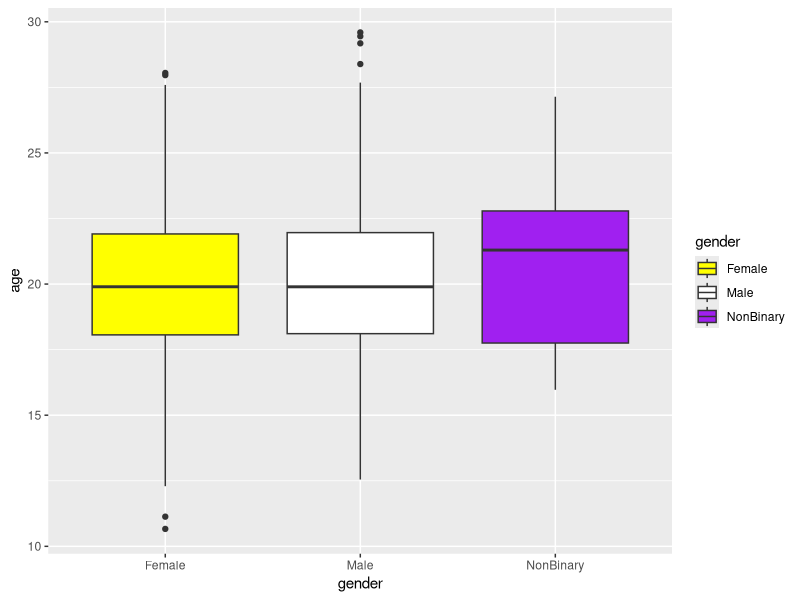
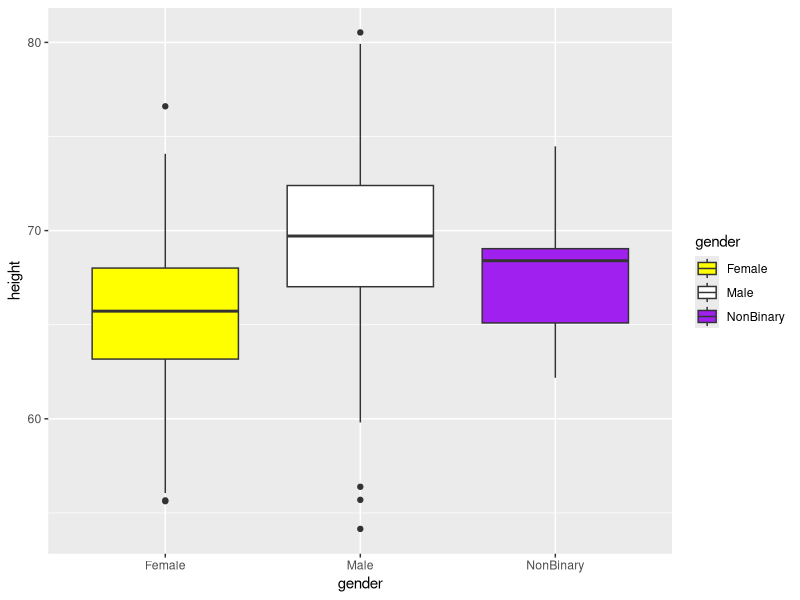
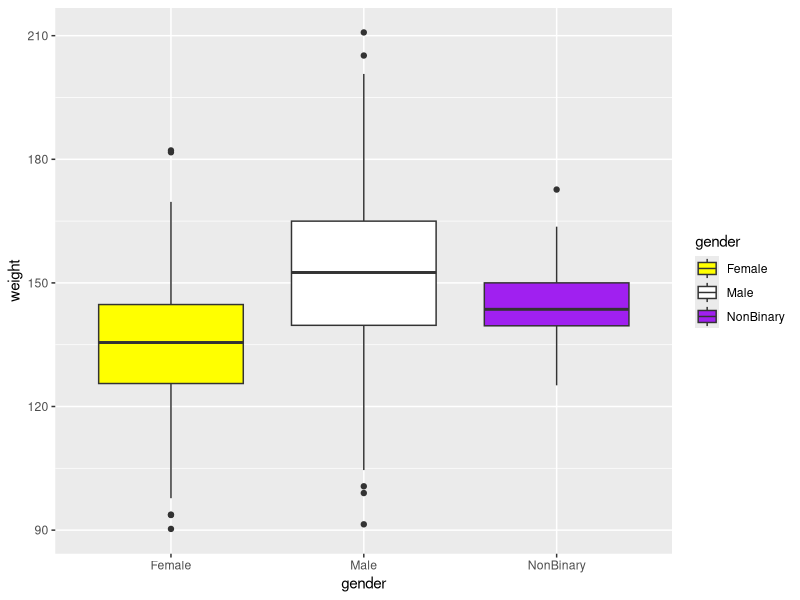
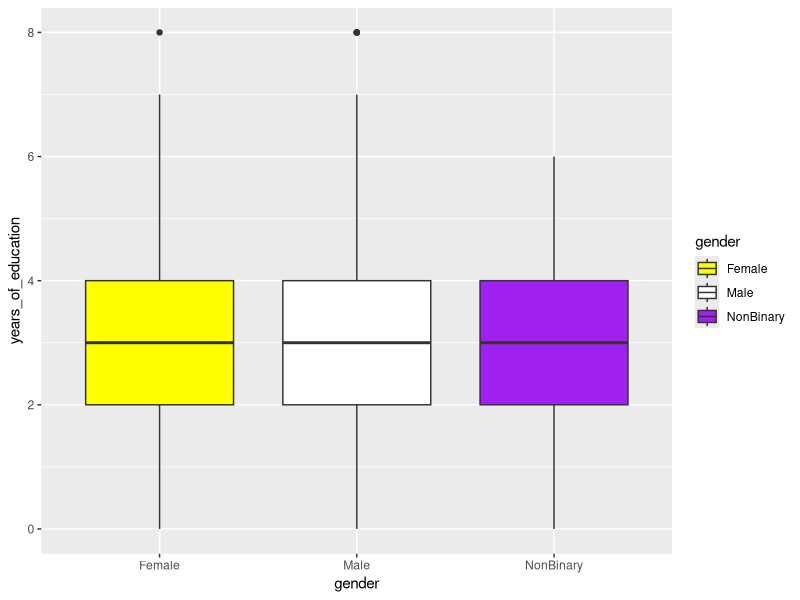
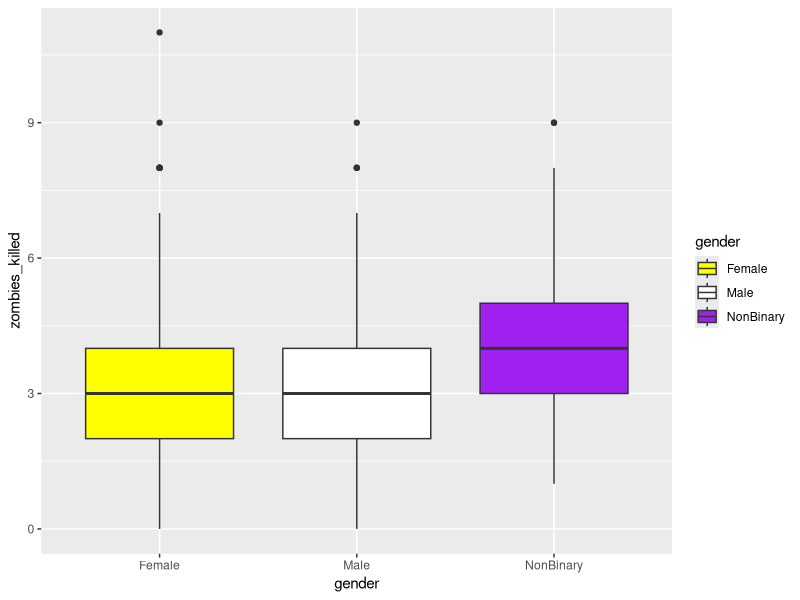
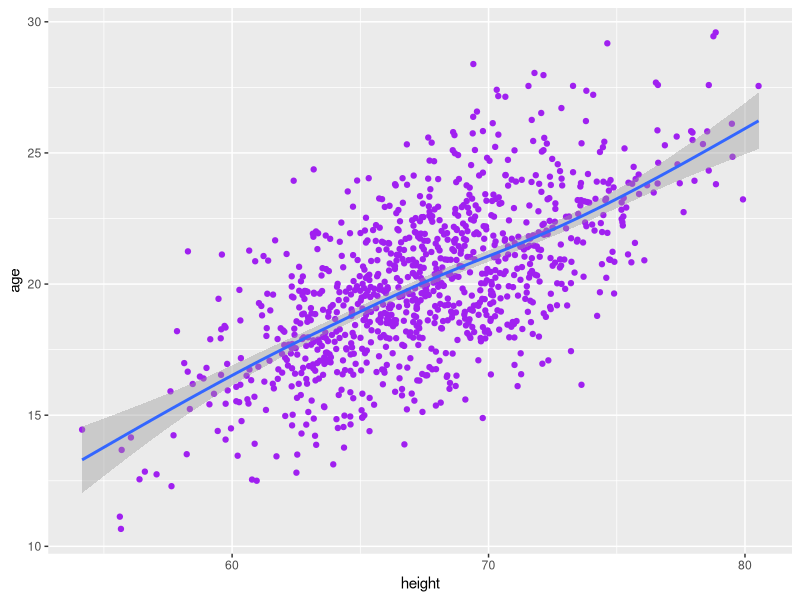
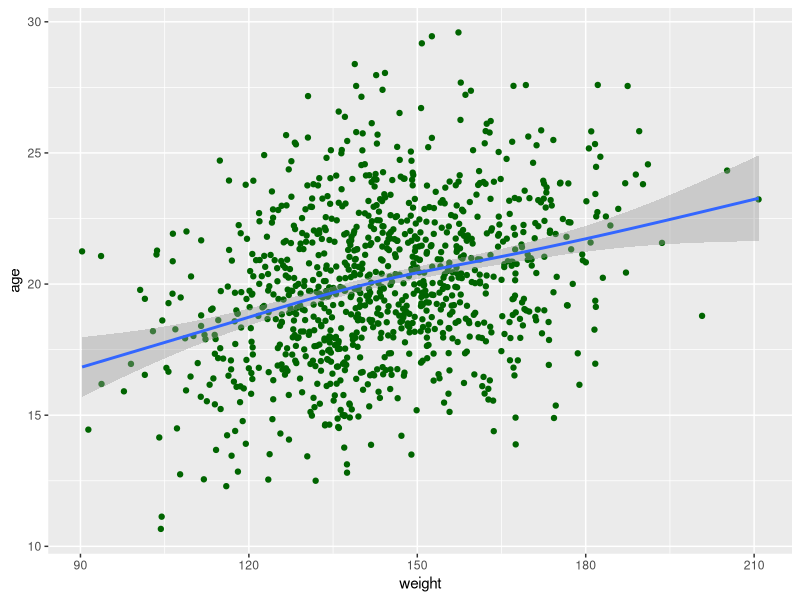

These charts were generated, in order, by the following R code:
## ---- chunk 1
knitr::opts_chunk$set(echo = TRUE)
## ---- chunk 2
survivor_data <- read.csv("zombies.csv", header = T)
head(survivor_data)
## ---- chunk 3
popsd <- function(x){ #the default sd function returns the sample standard deviation, so let's make a function that calculates the population parameter by multiplying by the square root of n/n-1 of the population
  sqrt(length(x)/(length(x) - 1))*sd(x)
}
## ---- chunk 4
# Height
mean(survivor_data$height)
popsd(survivor_data$height)
## ---- chunk 5
# Weight
mean(survivor_data$weight)
popsd(survivor_data$weight)
## ---- chunk 6
# Age
mean(survivor_data$age)
popsd(survivor_data$age)
## ---- chunk 7
# Kills
mean(survivor_data$zombies_killed) # kinda pathetic numbers tbh
popsd(survivor_data$zombies_killed) 
## ---- chunk 8
# Years of Education
mean(survivor_data$years_of_education)
popsd(survivor_data$years_of_education)
## ---- chunk 9
library(ggplot2)
library(tidyr)
library(dplyr)
## ---- chunk 10
boxplots <- ggplot(survivor_data, aes(x = gender, fill = gender)) + 
  scale_fill_manual(values = c("yellow","white","purple","black")) #this just manually defines the colors the fill parameter is going to use

boxplots +
  geom_boxplot(aes(y = age))
boxplots +
  geom_boxplot(aes(y = height))
boxplots +
  geom_boxplot(aes(y = weight))
boxplots +
  geom_boxplot(aes(y = years_of_education))
boxplots +
  geom_boxplot(aes(y = zombies_killed)) #give the enbies a gun

## ---- chunk 11
ggplot(data = survivor_data, aes(x = height, y = age)) +
  geom_point(color = "purple") +
  geom_smooth()
ggplot(data = survivor_data, aes(x = weight, y = age)) +
  geom_point(color = "darkgreen") +
  geom_smooth()
## ---- chunk 12
# I was curious so I decided to calculate pearson R for both comparisons
cor(survivor_data$height, survivor_data$age, method = "pearson")
cor(survivor_data$weight, survivor_data$age, method = "pearson")
## ---- chunk 13

